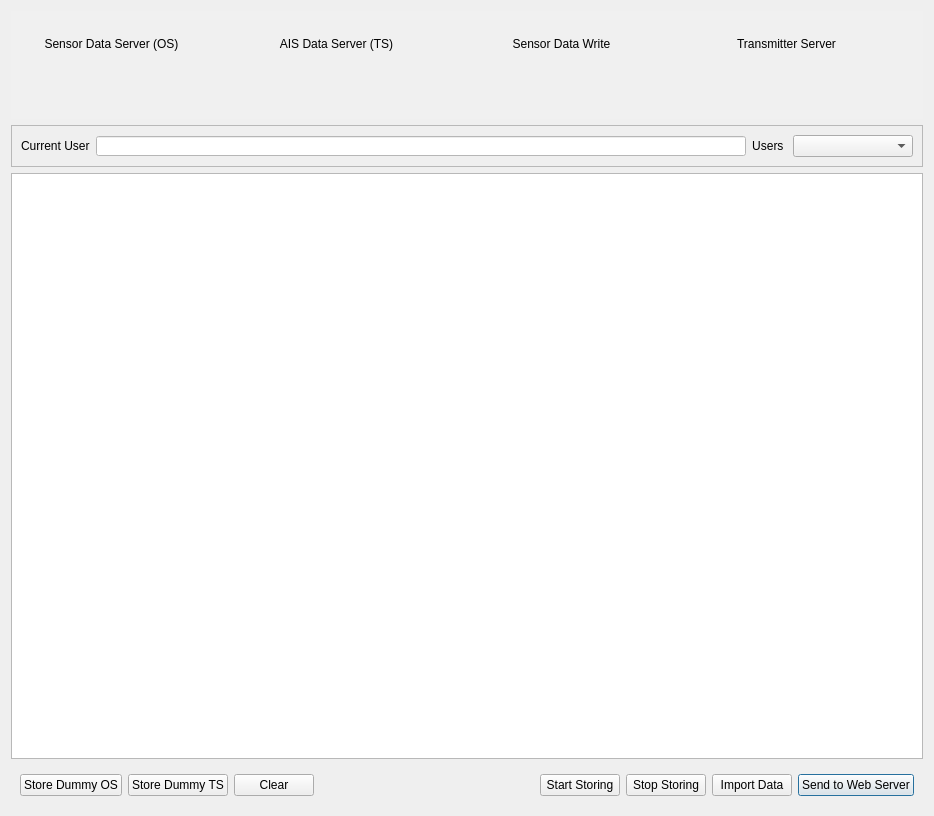
<?xml version="1.0" encoding="UTF-8"?>
<ui version="4.0">
 <class>UserDatabase</class>
 <widget class="QDialog" name="UserDatabase">
  <property name="geometry">
   <rect>
    <x>0</x>
    <y>0</y>
    <width>930</width>
    <height>816</height>
   </rect>
  </property>
  <property name="windowTitle">
   <string>Dialog</string>
  </property>
  <layout class="QGridLayout" name="gridLayout_8">
   <item row="0" column="0">
    <widget class="QWidget" name="widget" native="true">
     <property name="styleSheet">
      <string notr="true">background-color: rgb(240, 240, 240);</string>
     </property>
     <layout class="QGridLayout" name="gridLayout_7">
      <item row="0" column="0">
       <widget class="QWidget" name="widget_3" native="true">
        <layout class="QGridLayout" name="gridLayout">
         <item row="0" column="0">
          <widget class="QLabel" name="label">
           <property name="styleSheet">
            <string notr="true">font: 10pt &quot;MS Shell Dlg 2&quot;;</string>
           </property>
           <property name="text">
            <string>Sensor Data Server (OS)</string>
           </property>
           <property name="alignment">
            <set>Qt::AlignCenter</set>
           </property>
          </widget>
         </item>
         <item row="0" column="1">
          <widget class="ConnectionStatus" name="wRcvSignal" native="true">
           <property name="minimumSize">
            <size>
             <width>30</width>
             <height>30</height>
            </size>
           </property>
           <property name="maximumSize">
            <size>
             <width>30</width>
             <height>30</height>
            </size>
           </property>
          </widget>
         </item>
         <item row="1" column="0" colspan="2">
          <widget class="AmqpServerSettings" name="rcvDatabaseServer" native="true">
           <property name="minimumSize">
            <size>
             <width>201</width>
             <height>36</height>
            </size>
           </property>
          </widget>
         </item>
        </layout>
       </widget>
      </item>
      <item row="0" column="1">
       <widget class="QWidget" name="widget_5" native="true">
        <layout class="QGridLayout" name="gridLayout_5">
         <item row="0" column="0">
          <widget class="QLabel" name="label_4">
           <property name="styleSheet">
            <string notr="true">font: 10pt &quot;MS Shell Dlg 2&quot;;</string>
           </property>
           <property name="text">
            <string>AIS Data Server (TS)</string>
           </property>
           <property name="alignment">
            <set>Qt::AlignCenter</set>
           </property>
          </widget>
         </item>
         <item row="0" column="1">
          <widget class="ConnectionStatus" name="wRcvSignal_2" native="true">
           <property name="minimumSize">
            <size>
             <width>30</width>
             <height>30</height>
            </size>
           </property>
           <property name="maximumSize">
            <size>
             <width>30</width>
             <height>30</height>
            </size>
           </property>
          </widget>
         </item>
         <item row="1" column="0" colspan="2">
          <widget class="AmqpServerSettings" name="rcvDatabaseServer_2" native="true">
           <property name="minimumSize">
            <size>
             <width>201</width>
             <height>36</height>
            </size>
           </property>
          </widget>
         </item>
        </layout>
       </widget>
      </item>
      <item row="0" column="2">
       <widget class="QWidget" name="widget_2" native="true">
        <property name="maximumSize">
         <size>
          <width>16777215</width>
          <height>16777215</height>
         </size>
        </property>
        <layout class="QGridLayout" name="gridLayout_3">
         <item row="0" column="0">
          <widget class="QLabel" name="label_3">
           <property name="maximumSize">
            <size>
             <width>16777215</width>
             <height>20</height>
            </size>
           </property>
           <property name="styleSheet">
            <string notr="true">font: 10pt &quot;MS Shell Dlg 2&quot;;</string>
           </property>
           <property name="text">
            <string>Sensor Data Write</string>
           </property>
           <property name="alignment">
            <set>Qt::AlignCenter</set>
           </property>
          </widget>
         </item>
         <item row="1" column="0" colspan="2">
          <widget class="DbServerSettings" name="dbServer" native="true">
           <property name="minimumSize">
            <size>
             <width>201</width>
             <height>36</height>
            </size>
           </property>
          </widget>
         </item>
         <item row="0" column="1">
          <widget class="ConnectionStatus" name="wDbWriteSignal" native="true">
           <property name="minimumSize">
            <size>
             <width>30</width>
             <height>30</height>
            </size>
           </property>
           <property name="maximumSize">
            <size>
             <width>30</width>
             <height>30</height>
            </size>
           </property>
          </widget>
         </item>
        </layout>
       </widget>
      </item>
      <item row="0" column="3">
       <widget class="QWidget" name="widget_4" native="true">
        <property name="maximumSize">
         <size>
          <width>16777215</width>
          <height>16777215</height>
         </size>
        </property>
        <layout class="QGridLayout" name="gridLayout_4">
         <item row="0" column="0">
          <widget class="QLabel" name="label_2">
           <property name="maximumSize">
            <size>
             <width>16777215</width>
             <height>20</height>
            </size>
           </property>
           <property name="styleSheet">
            <string notr="true">font: 10pt &quot;MS Shell Dlg 2&quot;;</string>
           </property>
           <property name="text">
            <string>Transmitter Server</string>
           </property>
           <property name="alignment">
            <set>Qt::AlignCenter</set>
           </property>
          </widget>
         </item>
         <item row="0" column="1">
          <widget class="ConnectionStatus" name="wTransSignal" native="true">
           <property name="minimumSize">
            <size>
             <width>30</width>
             <height>30</height>
            </size>
           </property>
           <property name="maximumSize">
            <size>
             <width>30</width>
             <height>30</height>
            </size>
           </property>
          </widget>
         </item>
         <item row="1" column="0" colspan="2">
          <widget class="AmqpServerSettings" name="sendDatabaseServer" native="true">
           <property name="minimumSize">
            <size>
             <width>201</width>
             <height>36</height>
            </size>
           </property>
          </widget>
         </item>
        </layout>
       </widget>
      </item>
     </layout>
    </widget>
   </item>
   <item row="1" column="0">
    <widget class="QFrame" name="frame_2">
     <property name="frameShape">
      <enum>QFrame::StyledPanel</enum>
     </property>
     <property name="frameShadow">
      <enum>QFrame::Raised</enum>
     </property>
     <layout class="QGridLayout" name="gridLayout_6">
      <item row="0" column="0">
       <widget class="QLabel" name="label_12">
        <property name="maximumSize">
         <size>
          <width>75</width>
          <height>16777215</height>
         </size>
        </property>
        <property name="text">
         <string>Current User</string>
        </property>
       </widget>
      </item>
      <item row="0" column="1">
       <widget class="QLineEdit" name="leCurrentUser">
        <property name="enabled">
         <bool>false</bool>
        </property>
        <property name="maximumSize">
         <size>
          <width>16777215</width>
          <height>20</height>
         </size>
        </property>
        <property name="styleSheet">
         <string notr="true">background-color: rgb(255, 255, 255);</string>
        </property>
        <property name="readOnly">
         <bool>true</bool>
        </property>
       </widget>
      </item>
      <item row="0" column="2">
       <widget class="QLabel" name="label_10">
        <property name="maximumSize">
         <size>
          <width>45</width>
          <height>16777215</height>
         </size>
        </property>
        <property name="styleSheet">
         <string notr="true">font: 10pt &quot;MS Shell Dlg 2&quot;;</string>
        </property>
        <property name="text">
         <string>Users </string>
        </property>
        <property name="alignment">
         <set>Qt::AlignCenter</set>
        </property>
       </widget>
      </item>
      <item row="0" column="3">
       <widget class="QComboBox" name="usersList">
        <property name="minimumSize">
         <size>
          <width>120</width>
          <height>0</height>
         </size>
        </property>
        <property name="currentText">
         <string/>
        </property>
        <property name="currentIndex">
         <number>-1</number>
        </property>
       </widget>
      </item>
     </layout>
    </widget>
   </item>
   <item row="2" column="0">
    <widget class="QTextEdit" name="te_DisplayMsg"/>
   </item>
   <item row="3" column="0">
    <widget class="QWidget" name="widget_6" native="true">
     <layout class="QGridLayout" name="gridLayout_2">
      <item row="0" column="7">
       <widget class="QPushButton" name="pbSend">
        <property name="text">
         <string>Send to Web Server</string>
        </property>
       </widget>
      </item>
      <item row="0" column="2">
       <widget class="QPushButton" name="pbClear">
        <property name="text">
         <string>Clear</string>
        </property>
       </widget>
      </item>
      <item row="0" column="6">
       <widget class="QPushButton" name="pbImport">
        <property name="text">
         <string>Import Data</string>
        </property>
       </widget>
      </item>
      <item row="0" column="1">
       <widget class="QPushButton" name="pbStoreDummy_2">
        <property name="text">
         <string>Store Dummy TS</string>
        </property>
       </widget>
      </item>
      <item row="0" column="0">
       <widget class="QPushButton" name="pbStoreDummy">
        <property name="text">
         <string>Store Dummy OS</string>
        </property>
       </widget>
      </item>
      <item row="0" column="4">
       <widget class="QPushButton" name="pbStore">
        <property name="text">
         <string>Start Storing</string>
        </property>
       </widget>
      </item>
      <item row="0" column="5">
       <widget class="QPushButton" name="pb_StopStore">
        <property name="text">
         <string>Stop Storing</string>
        </property>
       </widget>
      </item>
      <item row="0" column="3">
       <spacer name="horizontalSpacer">
        <property name="orientation">
         <enum>Qt::Horizontal</enum>
        </property>
        <property name="sizeHint" stdset="0">
         <size>
          <width>245</width>
          <height>20</height>
         </size>
        </property>
       </spacer>
      </item>
     </layout>
    </widget>
   </item>
  </layout>
 </widget>
 <customwidgets>
  <customwidget>
   <class>AmqpServerSettings</class>
   <extends>QWidget</extends>
   <header>amqpclient/shsclient/amqpserversettings.h</header>
   <container>1</container>
  </customwidget>
  <customwidget>
   <class>DbServerSettings</class>
   <extends>QWidget</extends>
   <header location="global">DbServerSettings/dbserversettings.h</header>
   <container>1</container>
  </customwidget>
  <customwidget>
   <class>ConnectionStatus</class>
   <extends>QWidget</extends>
   <header>connectionstatus.h</header>
   <container>1</container>
  </customwidget>
 </customwidgets>
 <resources/>
 <connections>
  <connection>
   <sender>pbClear</sender>
   <signal>clicked()</signal>
   <receiver>te_DisplayMsg</receiver>
   <slot>clear()</slot>
   <hints>
    <hint type="sourcelabel">
     <x>440</x>
     <y>437</y>
    </hint>
    <hint type="destinationlabel">
     <x>378</x>
     <y>379</y>
    </hint>
   </hints>
  </connection>
 </connections>
</ui>
